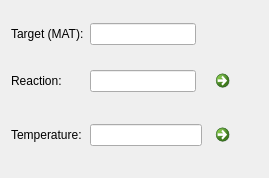
<?xml version="1.0" encoding="UTF-8"?>
<ui version="4.0">
 <class>NJOYGeneralParametersWidget</class>
 <widget class="QWidget" name="NJOYGeneralParametersWidget">
  <property name="geometry">
   <rect>
    <x>0</x>
    <y>0</y>
    <width>269</width>
    <height>178</height>
   </rect>
  </property>
  <property name="windowTitle">
   <string>Form</string>
  </property>
  <layout class="QGridLayout" name="gridLayout">
   <item row="0" column="1">
    <widget class="QLineEdit" name="lineEditTarget">
     <property name="text">
      <string/>
     </property>
    </widget>
   </item>
   <item row="0" column="0">
    <widget class="QLabel" name="label">
     <property name="text">
      <string>Target (MAT):</string>
     </property>
    </widget>
   </item>
   <item row="1" column="0">
    <widget class="QLabel" name="label_2">
     <property name="text">
      <string>Reaction:</string>
     </property>
    </widget>
   </item>
   <item row="1" column="1">
    <widget class="QLineEdit" name="lineEditReaction"/>
   </item>
   <item row="3" column="0">
    <widget class="QLabel" name="label_3">
     <property name="text">
      <string>Temperature:</string>
     </property>
    </widget>
   </item>
   <item row="3" column="1" colspan="2">
    <widget class="QLineEdit" name="lineEditTemperature"/>
   </item>
   <item row="1" column="3">
    <widget class="QCommandLinkButton" name="commandLinkButtonReaction">
     <property name="sizePolicy">
      <sizepolicy hsizetype="Maximum" vsizetype="Preferred">
       <horstretch>0</horstretch>
       <verstretch>0</verstretch>
      </sizepolicy>
     </property>
     <property name="maximumSize">
      <size>
       <width>50</width>
       <height>16777215</height>
      </size>
     </property>
     <property name="text">
      <string/>
     </property>
     <property name="icon">
      <iconset theme="dialog-question">
       <normaloff>.</normaloff>.</iconset>
     </property>
    </widget>
   </item>
   <item row="3" column="3">
    <widget class="QCommandLinkButton" name="commandLinkButtonTemperature">
     <property name="sizePolicy">
      <sizepolicy hsizetype="Maximum" vsizetype="Preferred">
       <horstretch>0</horstretch>
       <verstretch>0</verstretch>
      </sizepolicy>
     </property>
     <property name="maximumSize">
      <size>
       <width>50</width>
       <height>16777215</height>
      </size>
     </property>
     <property name="text">
      <string/>
     </property>
     <property name="icon">
      <iconset theme="dialog-question">
       <normaloff>.</normaloff>.</iconset>
     </property>
    </widget>
   </item>
  </layout>
 </widget>
 <resources/>
 <connections/>
</ui>
